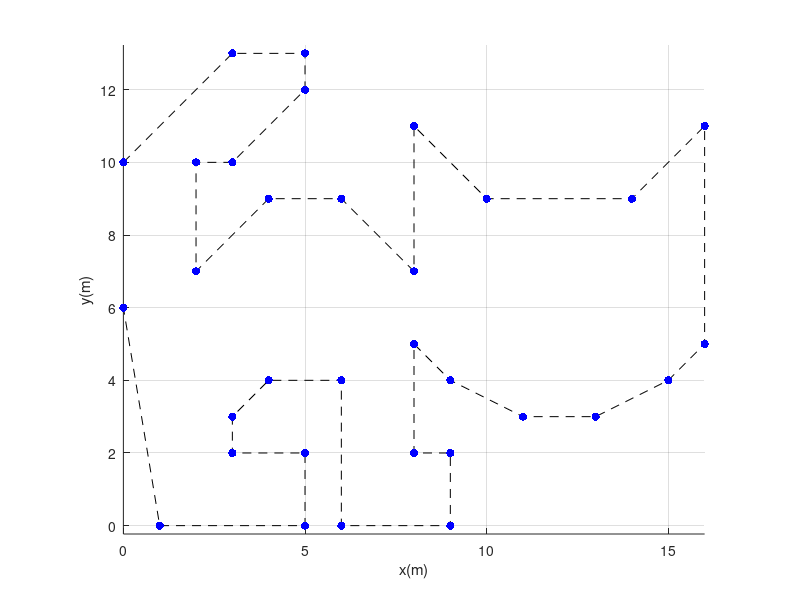

Here is the MATLAB script that generated this plot: (Note: this script raises an error after producing the figure.)
% Limpieza de pantalla
clear all
close all
clc

% 1 TIEMPO %%%%%%%%%%%%%%%%%%%%%%%%%%%%%%%%%%%%%%%%%%%%%%%%%%%%%%%%
tf = 490;            % Aumentamos el tiempo para que alcance a recorrer todos los puntos
ts = 0.1;           
t = 0:ts:tf;        
N = length(t);      

% 2 PUNTOS DESEADOS (TRAYECTORIA) %%%%%%%%%%%%%%%%%%%%%%%%%%%%%%%%
% Definimos la matriz de puntos [x, y]
puntos = [0, 10; 3, 13; 5, 13; 5, 12; 3, 10; 2, 10; 2, 7; ...
    4, 9; 6, 9; 8, 7; 8, 11; 10, 9; 14, 9; 16, 11; 16, 5; ...
    15, 4; 13, 3; 11, 3; 9, 4; 8, 5; 8, 2; 9, 2; 9, 0; ...
    6, 0; 6, 4; 4, 4; 3, 3; 3, 2; 5, 2; 5, 0; 1, 0; 0, 6];

indice_punto = 1;      % Empezamos por el primer punto
num_puntos = size(puntos, 1);
tolerancia = 0.25;     % Radio de cercanía para cambiar al siguiente punto

% 3 CONDICIONES INICIALES %%%%%%%%%%%%%%%%%%%%%%%%%%%%%%%%%%%%%%%%%
x1(1) = 0;  
y1(1) = 8;  
phi(1) = pi/2; 

hx(1) = x1(1);  
hy(1) = y1(1);  

% 4 CONTROL, BUCLE DE SIMULACION %%%%%%%%%%%%%%%%%%%%%%%%%%%%%%%%

for k=1:N 
    % Actualizar punto deseado actual
    hxd = puntos(indice_punto, 1);
    hyd = puntos(indice_punto, 2);

    % a) Errores de control
    hxe(k) = hxd - hx(k);
    hye(k) = hyd - hy(k);
    
    % Magnitud del error
    Error(k) = sqrt(hxe(k)^2 + hye(k)^2);

    % LÓGICA DE CAMBIO DE PUNTO:
    % Si el error es menor a la tolerancia, pasamos al siguiente punto
    if Error(k) < tolerancia && indice_punto < num_puntos
        indice_punto = indice_punto + 1;
    end

    % b) Matriz Jacobiana
    J = [cos(phi(k)) -sin(phi(k));... 
         sin(phi(k)) cos(phi(k))];

    % c) Matriz de Ganancias (ajustada para mayor suavidad)
    K = [2.0 0; 0 0.2];

    % d) Ley de Control
    he = [hxe(k); hye(k)];
    qpRef = pinv(J) * K * he;

    v(k) = qpRef(1);   
    w(k) = qpRef(2);   

    % 5 APLICACIÓN DE CONTROL AL ROBOT %%%%%%%%%%%%%%%%%%%%%%%%%%%%%%%%
    phi(k+1) = phi(k) + w(k) * ts; 
    
    xp1 = v(k) * cos(phi(k));  
    yp1 = v(k) * sin(phi(k));
 
    x1(k+1) = x1(k) + xp1 * ts; 
    y1(k+1) = y1(k) + yp1 * ts; 

    hx(k+1) = x1(k+1);  
    hy(k+1) = y1(k+1);
end

%%%%%%%%%%%%%%%%%%%%%%%%%%%%% SIMULACION VIRTUAL 3D %%%%%%%%%%%%%%%%%%%%%%%%%%%%
scene = figure;  
set(scene, 'Color', 'white');
sizeScreen = get(0, 'ScreenSize');
set(scene, 'position', sizeScreen);
axis equal; grid on; hold on;
xlabel('x(m)'); ylabel('y(m)');

% Graficar todos los puntos de la trayectoria de fondo
plot3(puntos(:,1), puntos(:,2), puntos(:,1)*0, '--k', 'LineWidth', 0.5); 
scatter3(puntos(:,1), puntos(:,2), puntos(:,1)*0, 'b', 'filled');

% Inicialización de gráficos móviles
scale = 1.5; % Ajustado para que se vea mejor en la escala de tus puntos
MobileRobot_5; 
H1 = MobilePlot_4(x1(1), y1(1), phi(1), scale);
H2 = plot3(hx(1), hy(1), 0, 'r', 'lineWidth', 2);

step = 2; % Aumentar para que la animación sea más rápida
for k=1:step:N
    delete(H1);
    H1 = MobilePlot_4(x1(k), y1(k), phi(k), scale);
    set(H2, 'XData', hx(1:k), 'YData', hy(1:k), 'ZData', zeros(1,k));
    drawnow; % Más eficiente que pause(ts) para animaciones largas
end
